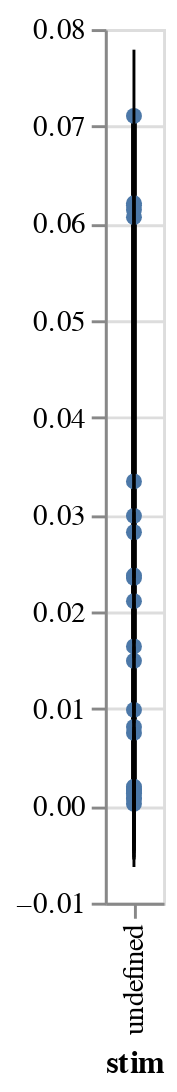

Here is the notebook cell this chart was saved with:
### Markdown cell above
Is this bc chart_p and chart_d traded places?

### Code cell
reload(workflow)
reload(visualization)
bw=workflow.BayesWindow(df,y='isi',treatment='stim', condition='neuron', group='mouse')

bw.fit_conditions(model=models.model_single, )

bw.plot_posteriors_no_slope(x='stim:O',independent_axes=False,add_data=False).display()

### Figure 1 — Vega-Lite specification as saved in the notebook (floating-point values rounded to 4 significant figures)
{"config": {"view": {"continuousWidth": 400, "continuousHeight": 300}}, "layer": [{"mark": {"type": "line", "clip": true, "color": "black", "fill": null, "point": true}, "encoding": {"x": {"type": "ordinal", "field": "stim"}, "y": {"type": "quantitative", "field": "mean interval", "impute": {"value": "value"}}}}, {"mark": "rule", "encoding": {"x": {"type": "ordinal", "field": "stim"}, "y": {"type": "quantitative", "field": "lower interval", "scale": {"domain": [-0.006322, 0.07788], "zero": false}, "title": ""}, "y2": {"field": "higher interval"}}}], "data": {"name": "data-a6ea41b14fdfc3f76f834243ddde957c"}, "$schema": "https://vega.github.io/schema/vega-lite/v4.8.1.json", "datasets": {"data-a6ea41b14fdfc3f76f834243ddde957c": [{"combined_condition": 0, "higher interval": 0.06822, "lower interval": 0.05542, "mean interval": 0.06185}, {"combined_condition": 1, "higher interval": 0.06738, "lower interval": 0.05411, "mean interval": 0.06063}, {"combined_condition": 2, "higher interval": 0.07788, "lower interval": 0.06465, "mean interval": 0.07106}, {"combined_condition": 3, "higher interval": 0.06813, "lower interval": 0.05522, "mean interval": 0.06138}, {"combined_condition": 4, "higher interval": 0.03609, "lower interval": 0.02346, "mean interval": 0.02985}, {"combined_condition": 5, "higher interval": 0.03024, "lower interval": 0.01727, "mean interval": 0.02346}, {"combined_condition": 6, "higher interval": 0.0295, "lower interval": 0.01671, "mean interval": 0.02371}, {"combined_condition": 7, "higher interval": 0.02782, "lower interval": 0.01519, "mean interval": 0.02106}, {"combined_condition": 8, "higher interval": 0.007249, "lower interval": -0.005298, "mean interval": 0.001619}, {"combined_condition": 9, "higher interval": 0.006193, "lower interval": -0.006322, "mean interval": 0.0001942}, {"combined_condition": 10, "higher interval": 0.007194, "lower interval": -0.004892, "mean interval": 0.0007783}, {"combined_condition": 11, "higher interval": 0.008098, "lower interval": -0.003869, "mean interval": 0.001956}, {"combined_condition": 12, "higher interval": 0.06866, "lower interval": 0.05633, "mean interval": 0.06205}, {"combined_condition": 13, "higher interval": 0.03968, "lower interval": 0.02686, "mean interval": 0.0334}, {"combined_condition": 14, "higher interval": 0.021, "lower interval": 0.008495, "mean interval": 0.01492}, {"combined_condition": 15, "higher interval": 0.0139, "lower interval": 0.001469, "mean interval": 0.007497}, {"combined_condition": 16, "higher interval": 0.0355, "lower interval": 0.02241, "mean interval": 0.02817}, {"combined_condition": 17, "higher interval": 0.02229, "lower interval": 0.009554, "mean interval": 0.0164}, {"combined_condition": 18, "higher interval": 0.01639, "lower interval": 0.004142, "mean interval": 0.009867}, {"combined_condition": 19, "higher interval": 0.01413, "lower interval": 0.001786, "mean interval": 0.008104}, {"combined_condition": 20, "higher interval": 0.007189, "lower interval": -0.00557, "mean interval": 0.001274}, {"combined_condition": 21, "higher interval": 0.00783, "lower interval": -0.00457, "mean interval": 0.001712}, {"combined_condition": 22, "higher interval": 0.00704, "lower interval": -0.005473, "mean interval": 0.000741}, {"combined_condition": 23, "higher interval": 0.007676, "lower interval": -0.004667, "mean interval": 0.001324}]}}
